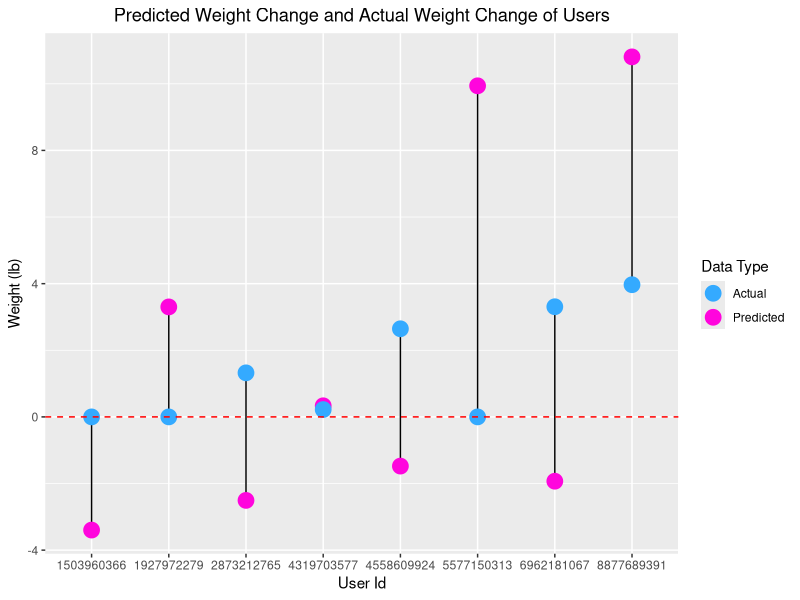
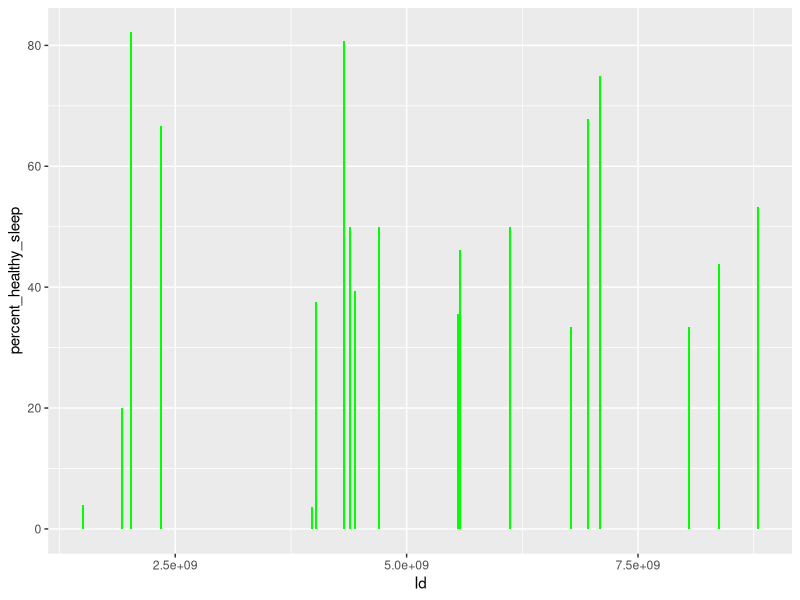
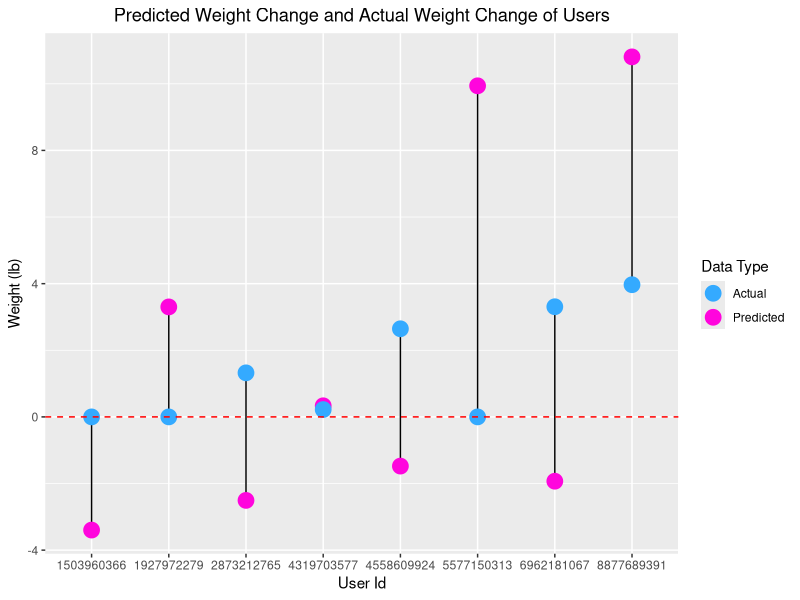

R code for these plots, in order:
install.packages('tidyverse')
install.packages('reshape2')
# install.packages('skimr')
# install.packages('janitor')

library(tidyverse)
library(ggplot2)
library(reshape2)

# Read the CSV created from BigQuery
weightdiff_predicted_actual <- read.csv("data/created/weightdiff_pred_actual_merged.csv")

# Change the Id column to string so that it's not shown in scientific notation
weightdiff_predicted_actual$Id <- as.character(weightdiff_predicted_actual$Id)

# Creating a list to add manual legend
data_colors <- c('Predicted'='#ff05dd', 'Actual'='#34aaff')

# Create a scatter plot with users' predicted and actual weight differences
ggplot(weightdiff_predicted_actual, aes(x=Id)) +
  geom_segment(aes(x=Id, xend=Id, y = weightloss_pred_lb, yend = weight_diff_lb)) +
  geom_point(aes(y=weightloss_pred_lb, color='Predicted'),size=5) + 
  geom_point(aes(y=weight_diff_lb, color = 'Actual'),size=5) +
  geom_hline(yintercept=0, linetype="dashed", color = "red") +
  ggtitle("Predicted Weight Change and Actual Weight Change of Users") + 
  theme(plot.title = element_text(hjust = 0.5)) +
  labs(x = "User Id", y="Weight (lb)", color="Data Type") + 
  scale_color_manual(values=data_colors)

# Save the scatter plot
ggsave("Users' Predicted vs Actual Weight Change.jpg")

# Show how much healthy hours of sleep users are getting
sleep <- read.csv("data/created/users_sleep_healthy.csv")

# Clean the sleep data so that rows with 0 are omitted
cleaned_sleep <- filter(sleep, 
                        avg_asleep_minutes != 0, 
                        avg_time_in_bed != 0,
                        avg_time_in_bed_awake != 0,
                        percent_healthy_sleep != 0)
ggplot(data=cleaned_sleep, aes(x=Id,y=percent_healthy_sleep)) + geom_bar(stat='identity',fill='green')
